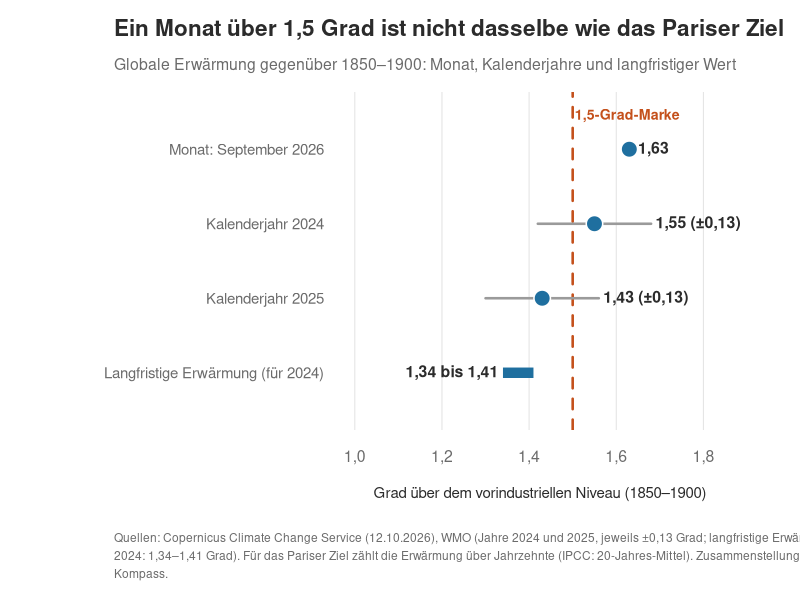
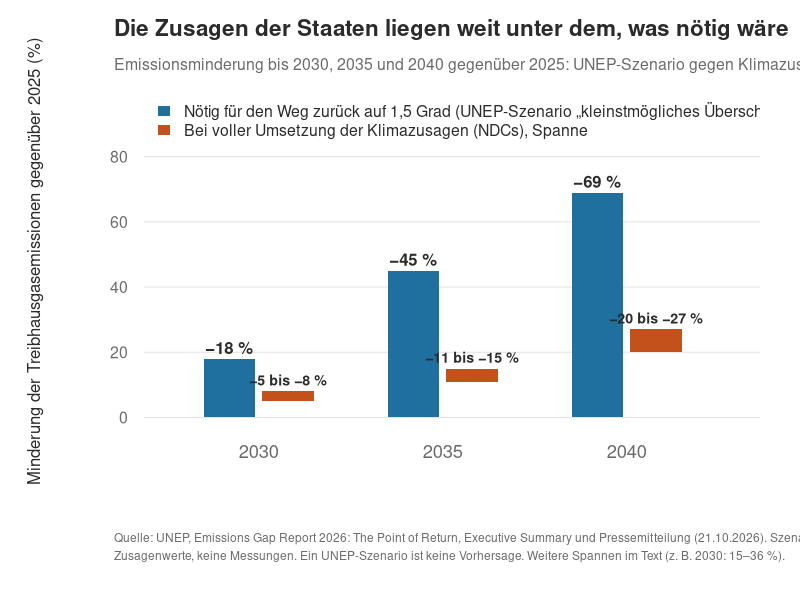
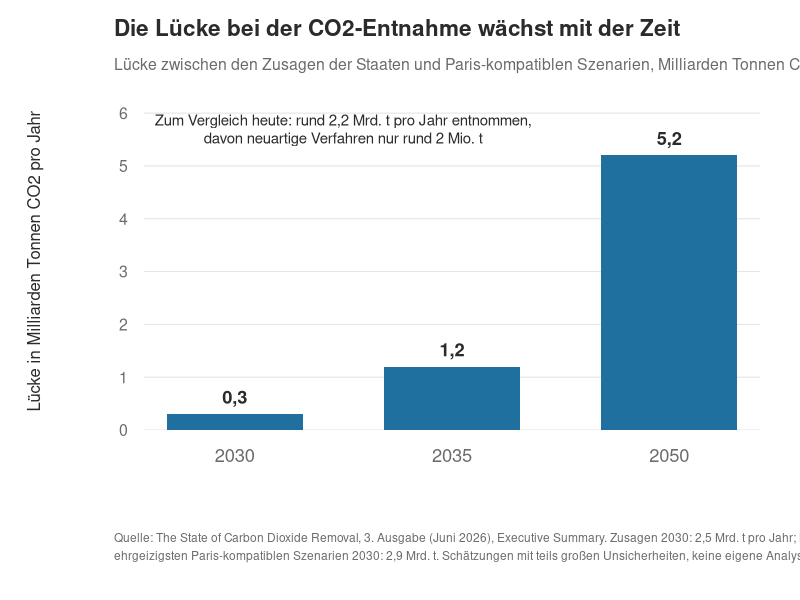

Generate these figures, in order, with R:
# Jahrbuch 2026, Kapitel 6: drei Grafiken
# Nur Darstellung vorhandener Zahlen aus den zitierten Quellen, keine neue Rechnung.
# Aufruf: Rscript kap06_grafiken.R   (Arbeitsverzeichnis: Repo-Wurzel)

repo <- getwd()
out  <- file.path(repo, "Publikationen-oeffentlich/jahrbuch-2026/grafiken")
dir.create(out, showWarnings = FALSE, recursive = TRUE)

ink <- "#2b2b2b"; muted <- "#6b6b6b"; grid <- "#e3e3e3"
blau <- "#1f6f9f"; orange <- "#c4501b"; grau <- "#9a9a9a"

theme_start <- function(mar = c(8.5, 7.2, 4.6, 2)) {
  par(mar = mar, mgp = c(5, 0.8, 0), family = "sans", col.axis = muted, col.lab = ink,
      fg = muted, bty = "n", las = 1, cex.axis = 0.95)
}
titel <- function(haupt, unter) {
  mtext(haupt, side = 3, line = 2.6, adj = 0, at = grconvertX(0.1425, "ndc", "user"), font = 2, cex = 1.35, col = ink)
  mtext(unter, side = 3, line = 0.9, adj = 0, at = grconvertX(0.1425, "ndc", "user"), cex = 0.95, col = muted)
}
quelle <- function(txt) {
  z <- strwrap(txt, width = 135)
  for (i in seq_along(z)) mtext(z[i], side = 1, line = 3.9 + 0.9 * i, adj = 0, at = grconvertX(0.1425, "ndc", "user"), cex = 0.72, col = muted)
}

## ---------------------------------------------------------------- Grafik 1
# Zahlen: Copernicus (Sept. 2026: 1,63), WMO (2024: 1,55 +-0,13; 2025: 1,43 +-0,13; langfristig 2024: 1,34-1,41), Ziel 1,5
png(file.path(out, "kap06_grafik1_erwaermung.png"), width = 2000, height = 1000, res = 200)
theme_start(mar = c(8.5, 17, 4.6, 3))
y <- c(4, 3, 2, 1)
plot(NA, xlim = c(1.0, 1.85), ylim = c(0.4, 4.6), xaxt = "n", yaxt = "n", xlab = "", ylab = "")
abline(v = seq(1.0, 1.8, 0.2), col = grid)
axis(1, at = seq(1.0, 1.8, 0.2), labels = format(seq(1.0, 1.8, 0.2), decimal.mark = ","), tick = FALSE)
axis(2, at = y, tick = FALSE, cex.axis = 0.9,
     labels = c("Monat: September 2026", "Kalenderjahr 2024", "Kalenderjahr 2025", "Langfristige Erwärmung (für 2024)"))
mtext("Grad über dem vorindustriellen Niveau (1850–1900)", side = 1, line = 2.6, cex = 0.9, col = ink)
abline(v = 1.5, col = orange, lwd = 2.5, lty = 2)
text(1.505, 4.45, "1,5-Grad-Marke", adj = 0, col = orange, cex = 0.85, font = 2)
# Monat
points(1.63, 4, pch = 21, bg = blau, col = "white", cex = 2.2, lwd = 1.5)
text(1.65, 4, "1,63", adj = 0, col = ink, cex = 0.95, font = 2)
# Jahre mit Unsicherheit
segments(1.55 - 0.13, 3, 1.55 + 0.13, 3, col = grau, lwd = 2.5)
points(1.55, 3, pch = 21, bg = blau, col = "white", cex = 2.2, lwd = 1.5)
text(1.69, 3, "1,55 (±0,13)", adj = 0, col = ink, cex = 0.95, font = 2)
segments(1.43 - 0.13, 2, 1.43 + 0.13, 2, col = grau, lwd = 2.5)
points(1.43, 2, pch = 21, bg = blau, col = "white", cex = 2.2, lwd = 1.5)
text(1.57, 2, "1,43 (±0,13)", adj = 0, col = ink, cex = 0.95, font = 2)
# langfristig
segments(1.34, 1, 1.41, 1, col = blau, lwd = 10, lend = 1)
text(1.33, 1, "1,34 bis 1,41", adj = 1, col = ink, cex = 0.95, font = 2)
titel("Ein Monat über 1,5 Grad ist nicht dasselbe wie das Pariser Ziel",
      "Globale Erwärmung gegenüber 1850–1900: Monat, Kalenderjahre und langfristiger Wert")
quelle("Quellen: Copernicus Climate Change Service (12.10.2026), WMO (Jahre 2024 und 2025, jeweils ±0,13 Grad; langfristige Erwärmung für 2024: 1,34–1,41 Grad). Für das Pariser Ziel zählt die Erwärmung über Jahrzehnte (IPCC: 20-Jahres-Mittel). Zusammenstellung: Klima Kompass.")
dev.off()

## ---------------------------------------------------------------- Grafik 2
# UNEP EGR 2026 (Executive Summary): noetige Minderung ggue. 2025: 18 % (2030), 45 % (2035), 69 % (2040);
# NDC-Umsetzung: 5-8 %, 11-15 %, 20-27 %.
png(file.path(out, "kap06_grafik2_unep_minderung.png"), width = 2000, height = 1100, res = 200)
theme_start()
jahre <- c("2030", "2035", "2040")
noetig <- c(18, 45, 69)
ndc_lo <- c(5, 11, 20); ndc_hi <- c(8, 15, 27)
plot(NA, xlim = c(0.5, 3.6), ylim = c(0, 96), xaxt = "n", yaxt = "n", xlab = "", ylab = "Minderung der Treibhausgasemissionen gegenüber 2025 (%)")
abline(h = seq(0, 80, 20), col = grid)
axis(2, at = seq(0, 80, 20), tick = FALSE)
axis(1, at = 1:3, labels = jahre, tick = FALSE, cex.axis = 1.1, line = -0.2)
w <- 0.28
rect(1:3 - 0.30, 0, 1:3 - 0.02, noetig, col = blau, border = NA)
rect(1:3 + 0.02, ndc_lo, 1:3 + 0.30, ndc_hi, col = orange, border = NA)
text(1:3 - 0.16, noetig + 3.5, paste0("−", noetig, " %"), cex = 1, font = 2, col = ink)
text(1:3 + 0.16, ndc_hi + 3.5, paste0("−", ndc_lo, " bis −", ndc_hi, " %"), cex = 0.85, font = 2, col = ink)
legend("topleft", bty = "n", cex = 0.95, text.col = ink, fill = c(blau, orange), border = NA,
       legend = c("Nötig für den Weg zurück auf 1,5 Grad (UNEP-Szenario „kleinstmögliches Überschießen“)",
                  "Bei voller Umsetzung der Klimazusagen (NDCs), Spanne"))
titel("Die Zusagen der Staaten liegen weit unter dem, was nötig wäre",
      "Emissionsminderung bis 2030, 2035 und 2040 gegenüber 2025: UNEP-Szenario gegen Klimazusagen")
quelle("Quelle: UNEP, Emissions Gap Report 2026: The Point of Return, Executive Summary und Pressemitteilung (21.10.2026). Szenario- und Zusagenwerte, keine Messungen. Ein UNEP-Szenario ist keine Vorhersage. Weitere Spannen im Text (z. B. 2030: 15–36 %).")
dev.off()

## ---------------------------------------------------------------- Grafik 3
# State of CDR, 3. Ausgabe (Juni 2026): Luecke Zusagen vs. Paris-Szenarien: 0,3 (2030), 1,2 (2035), 5,2 (2050) Mrd. t CO2/Jahr
png(file.path(out, "kap06_grafik3_cdr_luecke.png"), width = 2000, height = 1100, res = 200)
theme_start()
luecke <- c(0.3, 1.2, 5.2)
bp <- barplot(luecke, names.arg = c("2030", "2035", "2050"), col = blau, border = NA, ylim = c(0, 6.4), yaxt = "n", space = 0.6,
              ylab = "Lücke in Milliarden Tonnen CO2 pro Jahr", cex.names = 1.1)
abline(h = 0:6, col = grid)
barplot(luecke, col = blau, border = NA, add = TRUE, yaxt = "n", space = 0.6, names.arg = rep("", 3))
axis(2, at = 0:6, labels = format(0:6, decimal.mark = ","), tick = FALSE)
text(bp, luecke + 0.28, format(luecke, decimal.mark = ","), cex = 1.1, font = 2, col = ink)
text(mean(bp[1:2]), 5.7, "Zum Vergleich heute: rund 2,2 Mrd. t pro Jahr entnommen,\ndavon neuartige Verfahren nur rund 2 Mio. t", adj = 0.5, col = ink, cex = 0.9)
titel("Die Lücke bei der CO2-Entnahme wächst mit der Zeit",
      "Lücke zwischen den Zusagen der Staaten und Paris-kompatiblen Szenarien, Milliarden Tonnen CO2 pro Jahr")
quelle("Quelle: The State of Carbon Dioxide Removal, 3. Ausgabe (Juni 2026), Executive Summary. Zusagen 2030: 2,5 Mrd. t pro Jahr; Median der ehrgeizigsten Paris-kompatiblen Szenarien 2030: 2,9 Mrd. t. Schätzungen mit teils großen Unsicherheiten, keine eigene Analyse.")
dev.off()
cat("Grafiken geschrieben nach", out, "\n")
